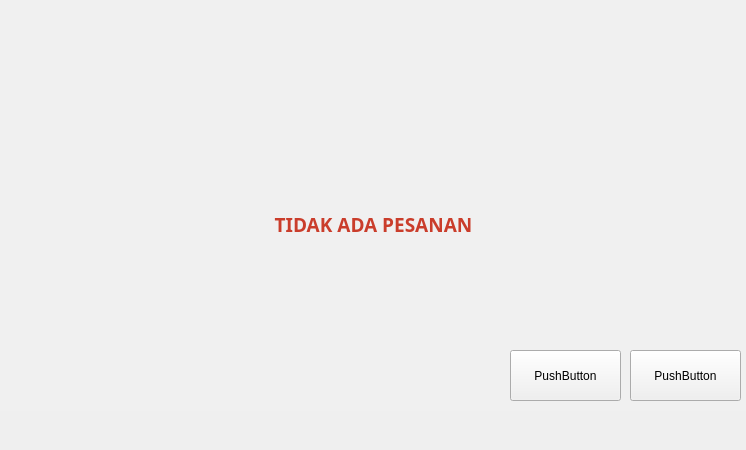
<?xml version="1.0" encoding="UTF-8"?>
<ui version="4.0">
 <class>MainWindow</class>
 <widget class="QMainWindow" name="MainWindow">
  <property name="geometry">
   <rect>
    <x>0</x>
    <y>0</y>
    <width>746</width>
    <height>450</height>
   </rect>
  </property>
  <property name="maximumSize">
   <size>
    <width>746</width>
    <height>450</height>
   </size>
  </property>
  <property name="windowTitle">
   <string>MainWindow</string>
  </property>
  <property name="autoFillBackground">
   <bool>true</bool>
  </property>
  <property name="styleSheet">
   <string notr="true"/>
  </property>
  <widget class="QWidget" name="centralwidget">
   <property name="styleSheet">
    <string notr="true">background-color:  rgb(255, 170, 127)F;
</string>
   </property>
   <widget class="QStackedWidget" name="stackedWidget">
    <property name="geometry">
     <rect>
      <x>0</x>
      <y>0</y>
      <width>746</width>
      <height>411</height>
     </rect>
    </property>
    <property name="maximumSize">
     <size>
      <width>746</width>
      <height>450</height>
     </size>
    </property>
    <property name="autoFillBackground">
     <bool>false</bool>
    </property>
    <property name="currentIndex">
     <number>3</number>
    </property>
    <widget class="QWidget" name="Hal1">
     <property name="enabled">
      <bool>true</bool>
     </property>
     <property name="maximumSize">
      <size>
       <width>746</width>
       <height>450</height>
      </size>
     </property>
     <property name="toolTipDuration">
      <number>-1</number>
     </property>
     <property name="styleSheet">
      <string notr="true">QWidget {
    background-image: url(D:/Farhan File Urgency/Kuliah/Praktikum Progdas/TA/desain/hal1.jpg);
    background-repeat: no-repeat;
    background-position: center;
    background-color: #f0f0f0; 
}</string>
     </property>
     <widget class="QPushButton" name="bnmulai">
      <property name="geometry">
       <rect>
        <x>320</x>
        <y>210</y>
        <width>111</width>
        <height>51</height>
       </rect>
      </property>
      <property name="focusPolicy">
       <enum>Qt::FocusPolicy::StrongFocus</enum>
      </property>
      <property name="contextMenuPolicy">
       <enum>Qt::ContextMenuPolicy::NoContextMenu</enum>
      </property>
      <property name="toolTip">
       <string>&lt;html&gt;&lt;head/&gt;&lt;body&gt;&lt;p&gt;&lt;/p&gt;&lt;/body&gt;&lt;/html&gt;</string>
      </property>
      <property name="autoFillBackground">
       <bool>false</bool>
      </property>
      <property name="text">
       <string>PushButton</string>
      </property>
     </widget>
    </widget>
    <widget class="QWidget" name="Hal2">
     <property name="maximumSize">
      <size>
       <width>746</width>
       <height>450</height>
      </size>
     </property>
     <property name="styleSheet">
      <string notr="true">QWidget {
    background-image: url(D:/Farhan File Urgency/Kuliah/Praktikum Progdas/TA/desain/menu1.jpg);
    background-repeat: no-repeat;
    background-position: center;
    background-color: #f0f0f0; 
}</string>
     </property>
     <widget class="QPushButton" name="bnramen">
      <property name="geometry">
       <rect>
        <x>90</x>
        <y>160</y>
        <width>171</width>
        <height>201</height>
       </rect>
      </property>
      <property name="text">
       <string>PushButton</string>
      </property>
     </widget>
     <widget class="QPushButton" name="bnsushi">
      <property name="geometry">
       <rect>
        <x>290</x>
        <y>160</y>
        <width>171</width>
        <height>201</height>
       </rect>
      </property>
      <property name="text">
       <string>PushButton</string>
      </property>
     </widget>
     <widget class="QPushButton" name="bnminum">
      <property name="geometry">
       <rect>
        <x>490</x>
        <y>160</y>
        <width>171</width>
        <height>201</height>
       </rect>
      </property>
      <property name="text">
       <string>PushButton</string>
      </property>
     </widget>
    </widget>
    <widget class="QWidget" name="Hal3Ramen">
     <property name="styleSheet">
      <string notr="true">QWidget {
    background-image: url(D:/Farhan File Urgency/Kuliah/Praktikum Progdas/TA/desain/ramen1.jpg);
    background-repeat: no-repeat;
    background-position: center;
    background-color: #f0f0f0; 
}</string>
     </property>
     <widget class="QPushButton" name="back_2">
      <property name="geometry">
       <rect>
        <x>545</x>
        <y>363</y>
        <width>91</width>
        <height>41</height>
       </rect>
      </property>
      <property name="text">
       <string>PushButton</string>
      </property>
     </widget>
     <widget class="QPushButton" name="nextconfirm_3">
      <property name="geometry">
       <rect>
        <x>642</x>
        <y>363</y>
        <width>91</width>
        <height>41</height>
       </rect>
      </property>
      <property name="text">
       <string>PushButton</string>
      </property>
     </widget>
     <widget class="QLabel" name="labelramen1">
      <property name="geometry">
       <rect>
        <x>212</x>
        <y>323</y>
        <width>16</width>
        <height>16</height>
       </rect>
      </property>
      <property name="font">
       <font>
        <family>HighriseDemo</family>
        <pointsize>12</pointsize>
        <bold>true</bold>
       </font>
      </property>
      <property name="styleSheet">
       <string notr="true">QWidget {
    background-image: url(D:/Farhan File Urgency/Kuliah/Praktikum Progdas/TA/desain/putihhh.jpg);
	color: rgb(220, 72, 60);
    background-repeat: no-repeat;
    background-position: center;
    background-color: transparent; 
	text-align: center;
}</string>
      </property>
      <property name="text">
       <string>TextLabel</string>
      </property>
     </widget>
     <widget class="QPushButton" name="minramen1">
      <property name="geometry">
       <rect>
        <x>234</x>
        <y>322</y>
        <width>16</width>
        <height>16</height>
       </rect>
      </property>
      <property name="text">
       <string>PushButton</string>
      </property>
     </widget>
     <widget class="QPushButton" name="plusramen1">
      <property name="geometry">
       <rect>
        <x>185</x>
        <y>322</y>
        <width>16</width>
        <height>16</height>
       </rect>
      </property>
      <property name="text">
       <string>PushButton</string>
      </property>
     </widget>
     <widget class="QPushButton" name="plusramen2">
      <property name="geometry">
       <rect>
        <x>384</x>
        <y>322</y>
        <width>16</width>
        <height>16</height>
       </rect>
      </property>
      <property name="text">
       <string>PushButton</string>
      </property>
     </widget>
     <widget class="QLabel" name="labelramen2">
      <property name="geometry">
       <rect>
        <x>410</x>
        <y>323</y>
        <width>16</width>
        <height>16</height>
       </rect>
      </property>
      <property name="font">
       <font>
        <family>HighriseDemo</family>
        <pointsize>12</pointsize>
        <bold>true</bold>
       </font>
      </property>
      <property name="styleSheet">
       <string notr="true">QWidget {
    background-image: url(D:/Farhan File Urgency/Kuliah/Praktikum Progdas/TA/desain/putihhh.jpg);
	color: rgb(220, 72, 60);
    background-repeat: no-repeat;
    background-position: center;
    background-color: transparent; 
	text-align: center;
}</string>
      </property>
      <property name="text">
       <string>TextLabel</string>
      </property>
     </widget>
     <widget class="QPushButton" name="minramen2">
      <property name="geometry">
       <rect>
        <x>433</x>
        <y>322</y>
        <width>16</width>
        <height>16</height>
       </rect>
      </property>
      <property name="text">
       <string>PushButton</string>
      </property>
     </widget>
     <widget class="QLabel" name="labelramen3">
      <property name="geometry">
       <rect>
        <x>609</x>
        <y>323</y>
        <width>16</width>
        <height>16</height>
       </rect>
      </property>
      <property name="font">
       <font>
        <family>HighriseDemo</family>
        <pointsize>12</pointsize>
        <bold>true</bold>
       </font>
      </property>
      <property name="styleSheet">
       <string notr="true">QWidget {
    background-image: url(D:/Farhan File Urgency/Kuliah/Praktikum Progdas/TA/desain/putihhh.jpg);
	color: rgb(220, 72, 60);
    background-repeat: no-repeat;
    background-position: center;
    background-color: transparent; 
	text-align: center;
}</string>
      </property>
      <property name="text">
       <string>TextLabel</string>
      </property>
     </widget>
     <widget class="QPushButton" name="minramen3">
      <property name="geometry">
       <rect>
        <x>632</x>
        <y>322</y>
        <width>16</width>
        <height>16</height>
       </rect>
      </property>
      <property name="text">
       <string>PushButton</string>
      </property>
     </widget>
     <widget class="QPushButton" name="plusramen3">
      <property name="geometry">
       <rect>
        <x>582</x>
        <y>322</y>
        <width>16</width>
        <height>16</height>
       </rect>
      </property>
      <property name="text">
       <string>PushButton</string>
      </property>
     </widget>
    </widget>
    <widget class="QWidget" name="Hal4">
     <property name="styleSheet">
      <string notr="true">QWidget {
    background-image: url(D:/Farhan File Urgency/Kuliah/Praktikum Progdas/TA/desain/konfirmasi.jpg);
    background-repeat: no-repeat;
    background-position: center;
    background-color: #f0f0f0; 
}</string>
     </property>
     <widget class="QPushButton" name="pushButton">
      <property name="geometry">
       <rect>
        <x>510</x>
        <y>350</y>
        <width>111</width>
        <height>51</height>
       </rect>
      </property>
      <property name="text">
       <string>PushButton</string>
      </property>
     </widget>
     <widget class="QPushButton" name="pushButton_2">
      <property name="geometry">
       <rect>
        <x>630</x>
        <y>350</y>
        <width>111</width>
        <height>51</height>
       </rect>
      </property>
      <property name="text">
       <string>PushButton</string>
      </property>
     </widget>
     <widget class="QLabel" name="label">
      <property name="geometry">
       <rect>
        <x>28</x>
        <y>109</y>
        <width>691</width>
        <height>231</height>
       </rect>
      </property>
      <property name="font">
       <font>
        <family>HighriseDemo</family>
        <pointsize>14</pointsize>
        <bold>true</bold>
       </font>
      </property>
      <property name="styleSheet">
       <string notr="true">color: rgb(202, 61, 43);</string>
      </property>
      <property name="text">
       <string>TIDAK ADA PESANAN</string>
      </property>
      <property name="alignment">
       <set>Qt::AlignmentFlag::AlignCenter</set>
      </property>
     </widget>
    </widget>
    <widget class="QWidget" name="Hal5">
     <property name="styleSheet">
      <string notr="true">QWidget {
    background-image: url(D:/Farhan File Urgency/Kuliah/Praktikum Progdas/TA/desain/proses.jpg);
    background-repeat: no-repeat;
    background-position: center;
    background-color: #f0f0f0; 
}</string>
     </property>
     <widget class="QPushButton" name="backfirst">
      <property name="geometry">
       <rect>
        <x>320</x>
        <y>320</y>
        <width>111</width>
        <height>51</height>
       </rect>
      </property>
      <property name="text">
       <string>PushButton</string>
      </property>
     </widget>
    </widget>
    <widget class="QWidget" name="Hal3Sushi">
     <property name="styleSheet">
      <string notr="true">QWidget {
    background-image: url(D:/Farhan File Urgency/Kuliah/Praktikum Progdas/TA/desain/sushi1.jpg);
    background-repeat: no-repeat;
    background-position: center;
    background-color: #f0f0f0; 
}</string>
     </property>
     <widget class="QPushButton" name="back_3">
      <property name="geometry">
       <rect>
        <x>545</x>
        <y>363</y>
        <width>91</width>
        <height>41</height>
       </rect>
      </property>
      <property name="text">
       <string>PushButton</string>
      </property>
     </widget>
     <widget class="QPushButton" name="nextconfirm_2">
      <property name="geometry">
       <rect>
        <x>642</x>
        <y>363</y>
        <width>91</width>
        <height>41</height>
       </rect>
      </property>
      <property name="text">
       <string>PushButton</string>
      </property>
     </widget>
     <widget class="QPushButton" name="plussushi1">
      <property name="geometry">
       <rect>
        <x>185</x>
        <y>323</y>
        <width>16</width>
        <height>16</height>
       </rect>
      </property>
      <property name="text">
       <string>PushButton</string>
      </property>
     </widget>
     <widget class="QLabel" name="labelsushi2">
      <property name="geometry">
       <rect>
        <x>410</x>
        <y>323</y>
        <width>16</width>
        <height>16</height>
       </rect>
      </property>
      <property name="font">
       <font>
        <family>HighriseDemo</family>
        <pointsize>12</pointsize>
        <bold>true</bold>
       </font>
      </property>
      <property name="styleSheet">
       <string notr="true">QWidget {
    background-image: url(D:/Farhan File Urgency/Kuliah/Praktikum Progdas/TA/desain/putihhh.jpg);
	color: rgb(220, 72, 60);
    background-repeat: no-repeat;
    background-position: center;
    background-color: transparent; 
	text-align: center;
}</string>
      </property>
      <property name="text">
       <string>TextLabel</string>
      </property>
     </widget>
     <widget class="QLabel" name="labelsushi1">
      <property name="geometry">
       <rect>
        <x>212</x>
        <y>323</y>
        <width>16</width>
        <height>16</height>
       </rect>
      </property>
      <property name="font">
       <font>
        <family>HighriseDemo</family>
        <pointsize>12</pointsize>
        <bold>true</bold>
       </font>
      </property>
      <property name="styleSheet">
       <string notr="true">QWidget {
    background-image: url(D:/Farhan File Urgency/Kuliah/Praktikum Progdas/TA/desain/putihhh.jpg);
	color: rgb(220, 72, 60);
    background-repeat: no-repeat;
    background-position: center;
    background-color: transparent; 
	text-align: center;
}</string>
      </property>
      <property name="text">
       <string>TextLabel</string>
      </property>
     </widget>
     <widget class="QPushButton" name="minsushi1">
      <property name="geometry">
       <rect>
        <x>234</x>
        <y>323</y>
        <width>16</width>
        <height>16</height>
       </rect>
      </property>
      <property name="text">
       <string>PushButton</string>
      </property>
     </widget>
     <widget class="QPushButton" name="minsushi3">
      <property name="geometry">
       <rect>
        <x>632</x>
        <y>323</y>
        <width>16</width>
        <height>16</height>
       </rect>
      </property>
      <property name="text">
       <string>PushButton</string>
      </property>
     </widget>
     <widget class="QPushButton" name="minsushi2">
      <property name="geometry">
       <rect>
        <x>433</x>
        <y>323</y>
        <width>16</width>
        <height>16</height>
       </rect>
      </property>
      <property name="text">
       <string>PushButton</string>
      </property>
     </widget>
     <widget class="QPushButton" name="plussushi3">
      <property name="geometry">
       <rect>
        <x>582</x>
        <y>323</y>
        <width>16</width>
        <height>16</height>
       </rect>
      </property>
      <property name="text">
       <string>PushButton</string>
      </property>
     </widget>
     <widget class="QLabel" name="labelsushi3">
      <property name="geometry">
       <rect>
        <x>609</x>
        <y>323</y>
        <width>16</width>
        <height>16</height>
       </rect>
      </property>
      <property name="font">
       <font>
        <family>HighriseDemo</family>
        <pointsize>12</pointsize>
        <bold>true</bold>
       </font>
      </property>
      <property name="styleSheet">
       <string notr="true">QWidget {
    background-image: url(D:/Farhan File Urgency/Kuliah/Praktikum Progdas/TA/desain/putihhh.jpg);
	color: rgb(220, 72, 60);
    background-repeat: no-repeat;
    background-position: center;
    background-color: transparent; 
	text-align: center;
}</string>
      </property>
      <property name="text">
       <string>TextLabel</string>
      </property>
     </widget>
     <widget class="QPushButton" name="plussushi2">
      <property name="geometry">
       <rect>
        <x>384</x>
        <y>323</y>
        <width>16</width>
        <height>16</height>
       </rect>
      </property>
      <property name="text">
       <string>PushButton</string>
      </property>
     </widget>
    </widget>
    <widget class="QWidget" name="Hal3Minum">
     <property name="styleSheet">
      <string notr="true">QWidget {
    background-image: url(D:/Farhan File Urgency/Kuliah/Praktikum Progdas/TA/desain/minum.jpg);
    background-repeat: no-repeat;
    background-position: center;
    background-color: #f0f0f0; 
}</string>
     </property>
     <widget class="QPushButton" name="back">
      <property name="geometry">
       <rect>
        <x>545</x>
        <y>363</y>
        <width>91</width>
        <height>41</height>
       </rect>
      </property>
      <property name="text">
       <string>PushButton</string>
      </property>
     </widget>
     <widget class="QPushButton" name="nextconfirm">
      <property name="geometry">
       <rect>
        <x>642</x>
        <y>363</y>
        <width>91</width>
        <height>41</height>
       </rect>
      </property>
      <property name="text">
       <string>PushButton</string>
      </property>
     </widget>
     <widget class="QPushButton" name="plusminum3">
      <property name="geometry">
       <rect>
        <x>582</x>
        <y>323</y>
        <width>16</width>
        <height>16</height>
       </rect>
      </property>
      <property name="text">
       <string>PushButton</string>
      </property>
     </widget>
     <widget class="QLabel" name="labelminum3">
      <property name="geometry">
       <rect>
        <x>609</x>
        <y>323</y>
        <width>16</width>
        <height>16</height>
       </rect>
      </property>
      <property name="font">
       <font>
        <family>HighriseDemo</family>
        <pointsize>12</pointsize>
        <bold>true</bold>
       </font>
      </property>
      <property name="styleSheet">
       <string notr="true">QWidget {
    background-image: url(D:/Farhan File Urgency/Kuliah/Praktikum Progdas/TA/desain/putihhh.jpg);
	color: rgb(220, 72, 60);
    background-repeat: no-repeat;
    background-position: center;
    background-color: transparent; 
	text-align: center;
}</string>
      </property>
      <property name="text">
       <string>TextLabel</string>
      </property>
     </widget>
     <widget class="QPushButton" name="minminum3">
      <property name="geometry">
       <rect>
        <x>632</x>
        <y>323</y>
        <width>16</width>
        <height>16</height>
       </rect>
      </property>
      <property name="text">
       <string>PushButton</string>
      </property>
     </widget>
     <widget class="QPushButton" name="plusminum1">
      <property name="geometry">
       <rect>
        <x>185</x>
        <y>323</y>
        <width>16</width>
        <height>16</height>
       </rect>
      </property>
      <property name="text">
       <string>PushButton</string>
      </property>
     </widget>
     <widget class="QLabel" name="labelminum2">
      <property name="geometry">
       <rect>
        <x>410</x>
        <y>323</y>
        <width>16</width>
        <height>16</height>
       </rect>
      </property>
      <property name="font">
       <font>
        <family>HighriseDemo</family>
        <pointsize>12</pointsize>
        <bold>true</bold>
       </font>
      </property>
      <property name="styleSheet">
       <string notr="true">QWidget {
    background-image: url(D:/Farhan File Urgency/Kuliah/Praktikum Progdas/TA/desain/putihhh.jpg);
	color: rgb(220, 72, 60);
    background-repeat: no-repeat;
    background-position: center;
    background-color: transparent; 
	text-align: center;
}</string>
      </property>
      <property name="text">
       <string>TextLabel</string>
      </property>
     </widget>
     <widget class="QLabel" name="labelminum1">
      <property name="geometry">
       <rect>
        <x>212</x>
        <y>323</y>
        <width>16</width>
        <height>16</height>
       </rect>
      </property>
      <property name="font">
       <font>
        <family>HighriseDemo</family>
        <pointsize>12</pointsize>
        <bold>true</bold>
       </font>
      </property>
      <property name="styleSheet">
       <string notr="true">QWidget {
    background-image: url(D:/Farhan File Urgency/Kuliah/Praktikum Progdas/TA/desain/putihhh.jpg);
	color: rgb(220, 72, 60);
    background-repeat: no-repeat;
    background-position: center;
    background-color: transparent; 
	text-align: center;
}</string>
      </property>
      <property name="text">
       <string>TextLabel</string>
      </property>
     </widget>
     <widget class="QPushButton" name="plusminum2">
      <property name="geometry">
       <rect>
        <x>384</x>
        <y>323</y>
        <width>16</width>
        <height>16</height>
       </rect>
      </property>
      <property name="text">
       <string>PushButton</string>
      </property>
     </widget>
     <widget class="QPushButton" name="minminum1">
      <property name="geometry">
       <rect>
        <x>234</x>
        <y>323</y>
        <width>16</width>
        <height>16</height>
       </rect>
      </property>
      <property name="text">
       <string>PushButton</string>
      </property>
     </widget>
     <widget class="QPushButton" name="minminum2">
      <property name="geometry">
       <rect>
        <x>433</x>
        <y>323</y>
        <width>16</width>
        <height>16</height>
       </rect>
      </property>
      <property name="text">
       <string>PushButton</string>
      </property>
     </widget>
    </widget>
   </widget>
  </widget>
  <widget class="QMenuBar" name="menubar">
   <property name="geometry">
    <rect>
     <x>0</x>
     <y>0</y>
     <width>746</width>
     <height>21</height>
    </rect>
   </property>
  </widget>
  <widget class="QStatusBar" name="statusbar">
   <property name="enabled">
    <bool>false</bool>
   </property>
   <property name="sizeGripEnabled">
    <bool>false</bool>
   </property>
  </widget>
 </widget>
 <resources/>
 <connections/>
</ui>
